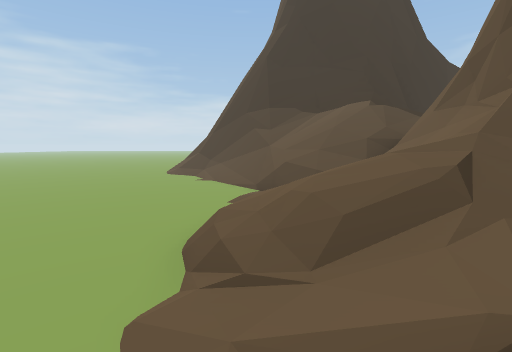
view 1 (above)

14 first-person views from a walk through a 3-D level made in the Unity game engine. The camera is 1.4 m above the floor, tilts 6° down and sees 85° across. The floor is counted in squares, 2 m on a side. Each view is taken from the middle of a square. On the plan, view 1 faces up. The plan holds only what a view shows up to about 9 squares ahead; the rest is blank. The place goes on beyond the plan. The player is left out. Door leaves are left out, so doorways stand open.

view 2
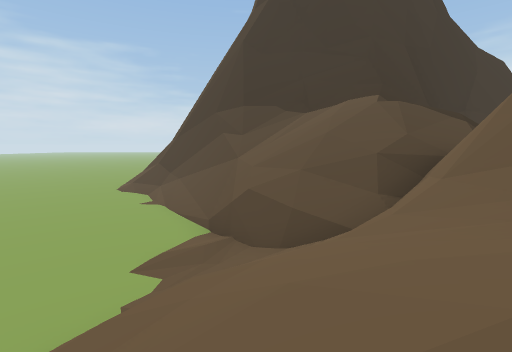

view 3
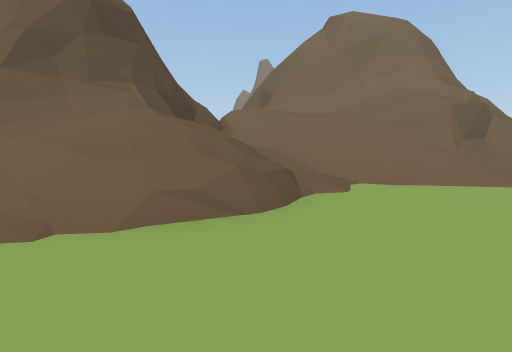

view 4
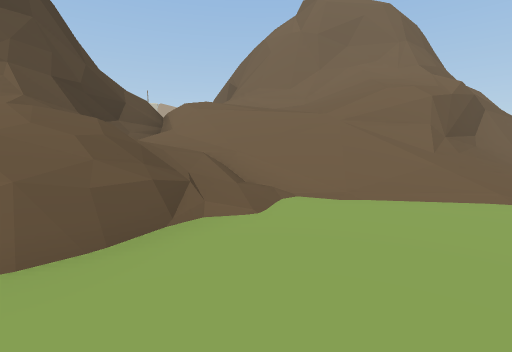

view 5
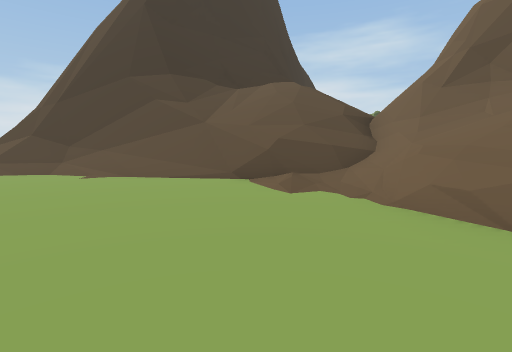

view 6
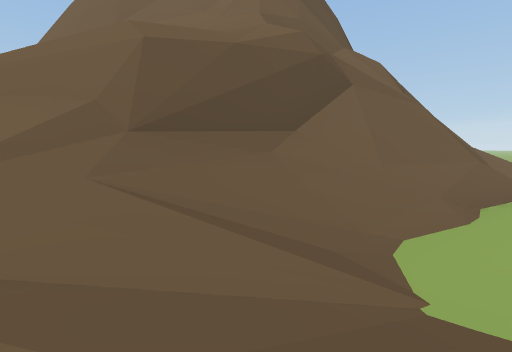

view 7
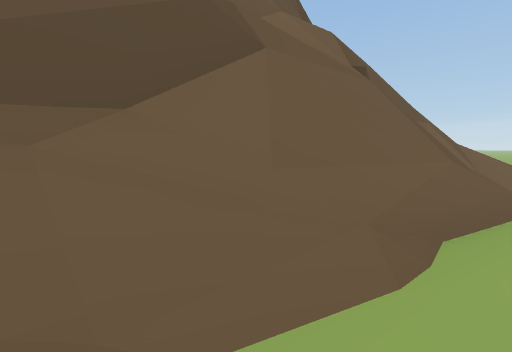

view 8
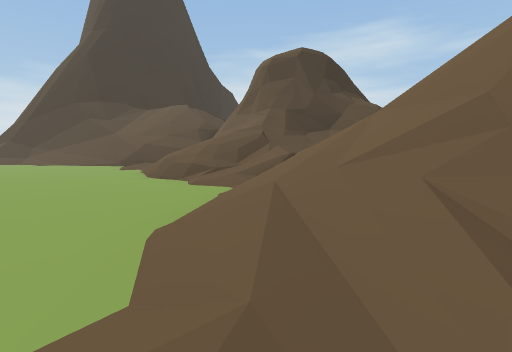

view 9
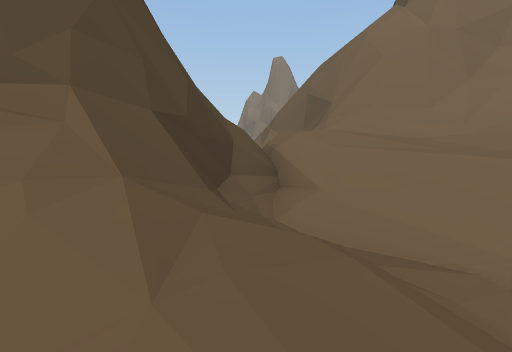

view 10
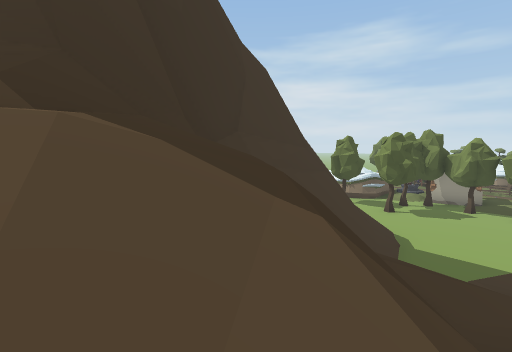

view 11
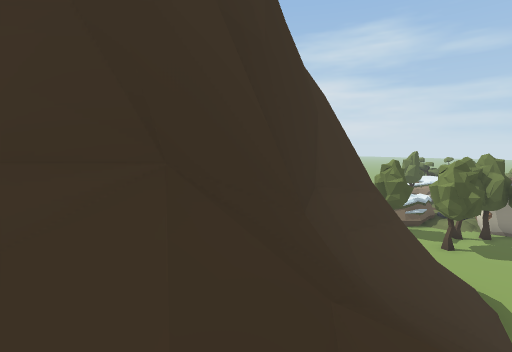

view 12
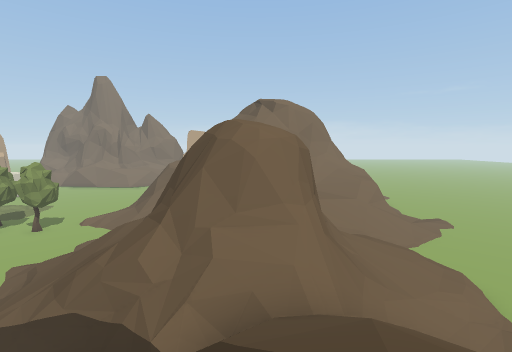

view 13
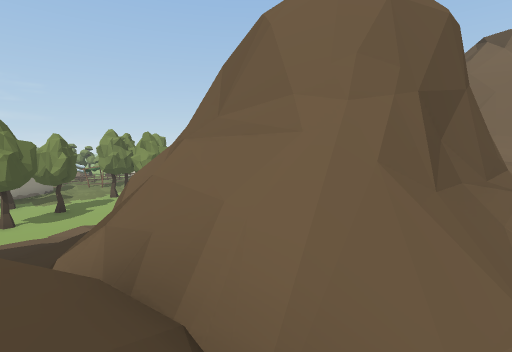

view 14
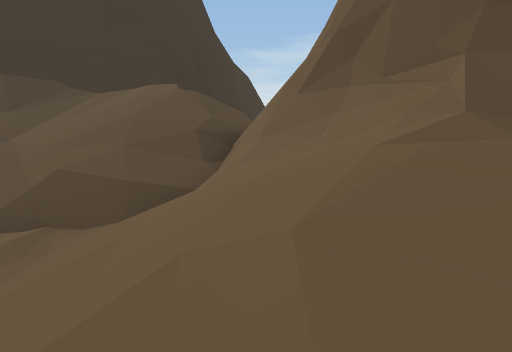

### Floor plan
Key: @ floor where view 1 was taken; # wall or solid block; . main floor; : floor 0.5 m higher than the main floor; + floor 2.5 m higher than the main floor; * floor 3.75 m higher than the main floor; % floor 4 m higher than the main floor; / step, stairs or slope; = window, fence, low wall or low ledge; ^ raised ledge; v drop or lower ground; T tree.
Columns run from 4 left of view 1 to 16 right of it. Each row starts with its distance up from view 1.
 15  =^
 14 //^
 13 ./##^^^^    ^^
 12 ../#####^^###=#^# .T
 11 .../=////////////....
 10 ...////////////......
  9 ....=/////=// .......
  8 ....==////=/ ::......
  7 ....:=/===##///...T
  6 .....//###^/////...
  5 ....///#^ ^#////..
  4 ...////#^  ^////.
  3 ....//+#^   /////
  2 ....////#^
  1 ....////##
  0 .../@////=
 -1 ..//////%/
 -2 .:////**//
 -3 .//#///####
 -4 ./#///#^===
 -5 ./#///#vv
 -6 .#####v =
 -7 .###^
 -8 /##=#
 -9 //#=#
-10 //###
-11 //#

Where each view was taken, in squares from view 1:
view 1: 0 up, 0 right, facing up
view 2: 3 up, 1 right, facing up
view 3: 6 up, 3 left, facing down-right
view 4: 4 up, 3 left, facing down-right
view 5: 4 up, 4 left, facing up-right
view 6: 2 down, 4 left, facing down-right
view 7: 4 down, 4 left, facing down-right
view 8: 3 down, 4 left, facing up-right
view 9: 4 up, 1 right, facing down-right
view 10: 8 up, 4 right, facing up-right
view 11: 10 up, 4 right, facing up-right
view 12: 11 up, 5 right, facing down
view 13: 8 up, 3 right, facing down-right
view 14: 3 up, 0 right, facing up-right
